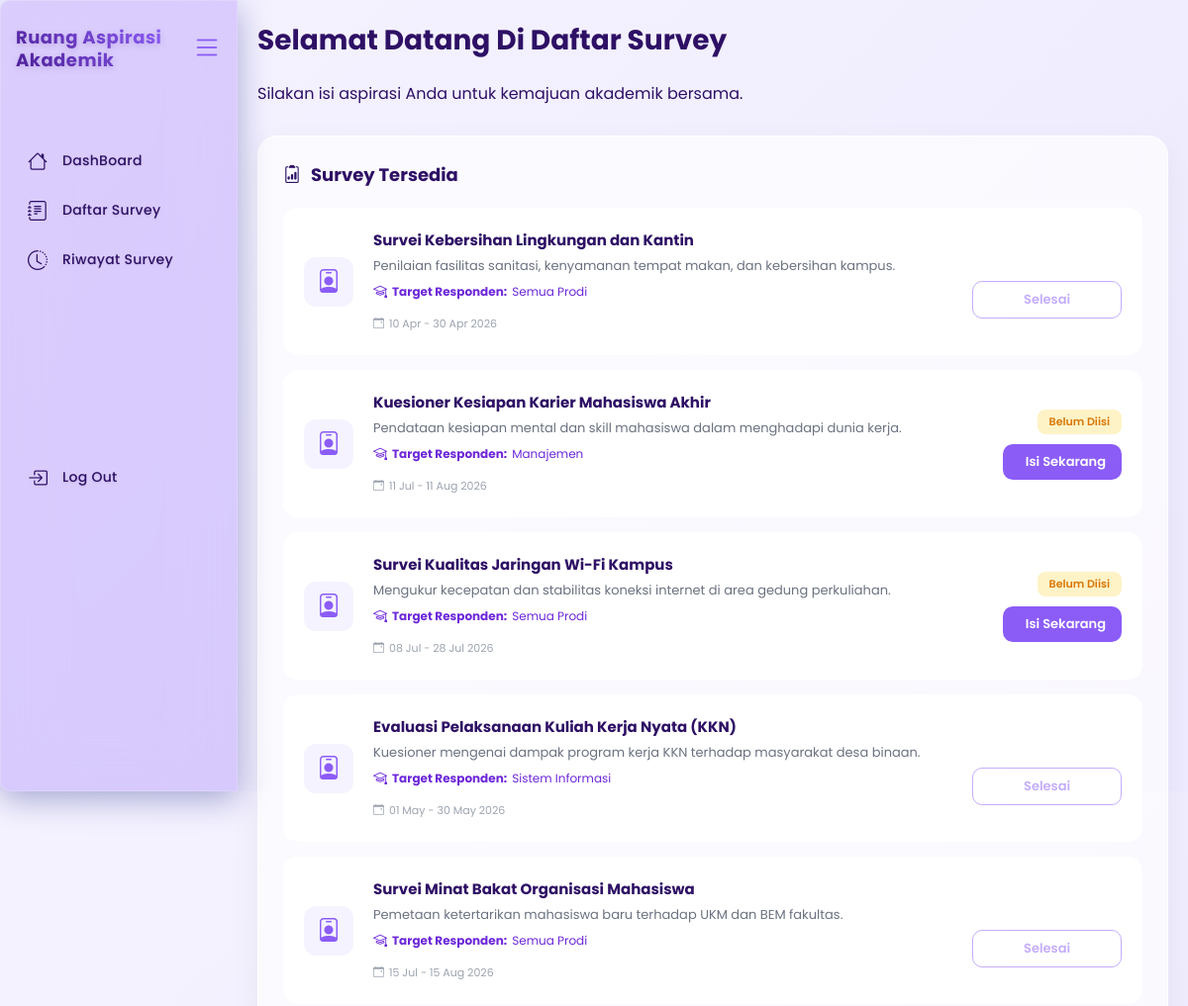
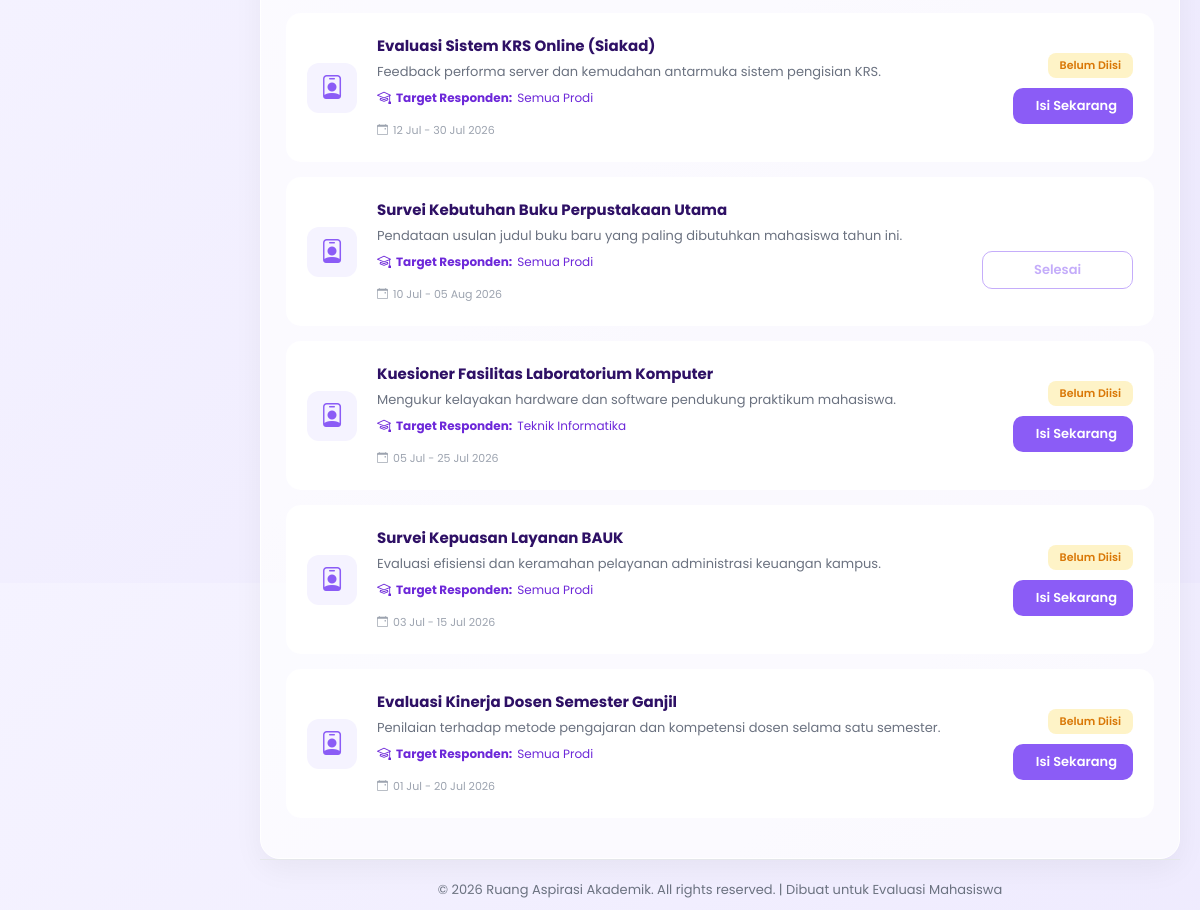
The page /webFeedback/daftar-survey-user.php on the database its author committed (2 pictures, top to bottom).
### tables this page shows
CREATE TABLE `surveys` (
  `id_survey` int(11) NOT NULL,
  `judul_survey` varchar(255) NOT NULL,
  `deskripsi` text DEFAULT NULL,
  `tanggal_mulai` date NOT NULL,
  `tanggal_selesai` date NOT NULL,
  `target_prodi` varchar(100) NOT NULL,
  `status` enum('aktif','non-aktif','draft') DEFAULT 'draft'
);

### webFeedback/daftar-survey-user.php (the view, shortened to what this page needs)
<?php
include 'db.php';
$sql_all_surveys = "SELECT * FROM surveys ORDER BY id_survey DESC";
$result_all_surveys = $conn->query($sql_all_surveys);
?>
<!DOCTYPE html>
<html lang="en">
<head>
	<link rel="stylesheet" href="https://cdn.jsdelivr.net/npm/bootstrap-icons@1.15.0/font/bootstrap-icons.css">
    <link rel="stylesheet" href="https://cdnjs.cloudflare.com/ajax/libs/font-awesome/5.15.3/css/all.min.css">
</head>
<body >
	<div class="container add" id="container" >
		<div class="brand">
			<h3>
                Ruang Aspirasi  <br>
                 <span>Akademik</span>
            </h3>
			<a href="#" id="toggle"><i class="bi bi-list"></i></a>
		</div>
		<div class="navbar">
			<ul>
				<li>
					<a href="dashboard-user.php"><i class="bi bi-house"></i><span>DashBoard</span></a></li>
				<li><a href="#"><i class="bi bi-journal-text"></i><span>Daftar Survey</span></a></li>
				<li><a href="riwayat-survey-user.php"><i class="bi bi-clock-history"></i><span>Riwayat Survey</span></a></li>
		</div>
		<div class="navbar log-out">
			<ul>
				<li><a href="logout.php"><i class="bi bi-box-arrow-in-right"></i><span>Log Out</span></a></li>
			</ul>
		</div>
	</div>
    <main class="main-content">
        <header class="header-title">
            <h1>Selamat Datang Di Daftar Survey</h1>
            <p>Silakan isi aspirasi Anda untuk kemajuan akademik bersama.</p>
        </header>
        <div class="content-grid">
            <div class="section-card">
    <h2><i class="bi bi-clipboard2-data"></i> Survey Tersedia</h2>
    <?php
    if ($result_all_surveys && $result_all_surveys->num_rows > 0) {
        while ($row = $result_all_surveys->fetch_assoc()) {
            $tgl_mulai   = date('d M', strtotime($row['tanggal_mulai']));
            $tgl_selesai = date('d M Y', strtotime($row['tanggal_selesai']));
            $periode_tgl = $tgl_mulai . " - " . $tgl_selesai;
            ?>
            <div class="survey-item">
                <div class="icon-box"><i class="bi bi-person-badge"></i></div>
                <div class="survey-details">
                                <h4><?= htmlspecialchars($row['judul_survey']); ?></h4>
                                <p><?= htmlspecialchars($row['deskripsi']); ?></p>
                                <p style="font-size: 12px; color: var(--secondary); margin-top: -3px; margin-bottom: 8px; display: flex; align-items: center; gap: 5px;">
                                    <i class="bi bi-mortarboard" style="font-size: 14px;"></i>
                                    <strong>Target Responden:</strong> <?= htmlspecialchars($row['target_prodi']); ?>
                                </p>
                                <span class="date-tag"><i class="bi bi-calendar-event"></i> <?= $periode_tgl; ?></span>
                            </div>
                <div class="survey-status">
                    <?php
                    $status = isset($row['status']) ? strtolower($row['status']) : 'aktif';
                    if ($status == 'aktif'): ?>
                        <span class="badge badge-warning">Belum Diisi</span>
                        <a href="isi-survey.php?id=<?= $row['id_survey']; ?>" class="btn btn-primary" style="text-decoration:none; display:block;">Isi Sekarang</a>
                    <?php else: ?>
                        <span class="badge badge-danger">Ditutup</span>
                        <button class="btn btn-outline" disabled style="opacity: 0.5; cursor: not-allowed;">Selesai</button>
                    <?php endif; ?>
                </div>
            </div>
            <?php
        }
    } else {
        echo "<p style='text-align:center; color:#9CA3AF; padding: 20px;'>Belum ada kuesioner survey yang tersedia saat ini.</p>";
    }
    ?>
</div>
        </div>
        <div class="footer">
            <p>&copy; 2026 Ruang Aspirasi Akademik. All rights reserved. | Dibuat untuk Evaluasi Mahasiswa</p>
        </div>
    </main>
</body>
</html>

### rows shown on the page
surveys: judul_survey "Survei Kebersihan Lingkungan dan Kantin", deskripsi "Penilaian fasilitas sanitasi, kenyamanan tempat makan, dan kebersihan kampus.", target_prodi "Semua Prodi", periode_tgl "10 Apr - 30 Apr 2026", status "Selesai"
surveys: judul_survey "Kuesioner Kesiapan Karier Mahasiswa Akhir", deskripsi "Pendataan kesiapan mental dan skill mahasiswa dalam menghadapi dunia kerja.", target_prodi "Manajemen", periode_tgl "11 Jul - 11 Aug 2026"
surveys: judul_survey "Survei Kualitas Jaringan Wi-Fi Kampus", deskripsi "Mengukur kecepatan dan stabilitas koneksi internet di area gedung perkuliahan.", target_prodi "Semua Prodi", periode_tgl "08 Jul - 28 Jul 2026"
surveys: judul_survey "Evaluasi Pelaksanaan Kuliah Kerja Nyata (KKN)", deskripsi "Kuesioner mengenai dampak program kerja KKN terhadap masyarakat desa binaan.", target_prodi "Sistem Informasi", periode_tgl "01 May - 30 May 2026", status "Selesai"
surveys: judul_survey "Survei Minat Bakat Organisasi Mahasiswa", deskripsi "Pemetaan ketertarikan mahasiswa baru terhadap UKM dan BEM fakultas.", target_prodi "Semua Prodi", periode_tgl "15 Jul - 15 Aug 2026", status "Selesai"
surveys: judul_survey "Evaluasi Sistem KRS Online (Siakad)", deskripsi "Feedback performa server dan kemudahan antarmuka sistem pengisian KRS.", target_prodi "Semua Prodi", periode_tgl "12 Jul - 30 Jul 2026"
surveys: judul_survey "Survei Kebutuhan Buku Perpustakaan Utama", deskripsi "Pendataan usulan judul buku baru yang paling dibutuhkan mahasiswa tahun ini.", target_prodi "Semua Prodi", periode_tgl "10 Jul - 05 Aug 2026", status "Selesai"
surveys: judul_survey "Kuesioner Fasilitas Laboratorium Komputer", deskripsi "Mengukur kelayakan hardware dan software pendukung praktikum mahasiswa.", target_prodi "Teknik Informatika", periode_tgl "05 Jul - 25 Jul 2026"
surveys: judul_survey "Survei Kepuasan Layanan BAUK", deskripsi "Evaluasi efisiensi dan keramahan pelayanan administrasi keuangan kampus.", target_prodi "Semua Prodi", periode_tgl "03 Jul - 15 Jul 2026"
surveys: judul_survey "Evaluasi Kinerja Dosen Semester Ganjil", deskripsi "Penilaian terhadap metode pengajaran dan kompetensi dosen selama satu semester.", target_prodi "Semua Prodi", periode_tgl "01 Jul - 20 Jul 2026"
